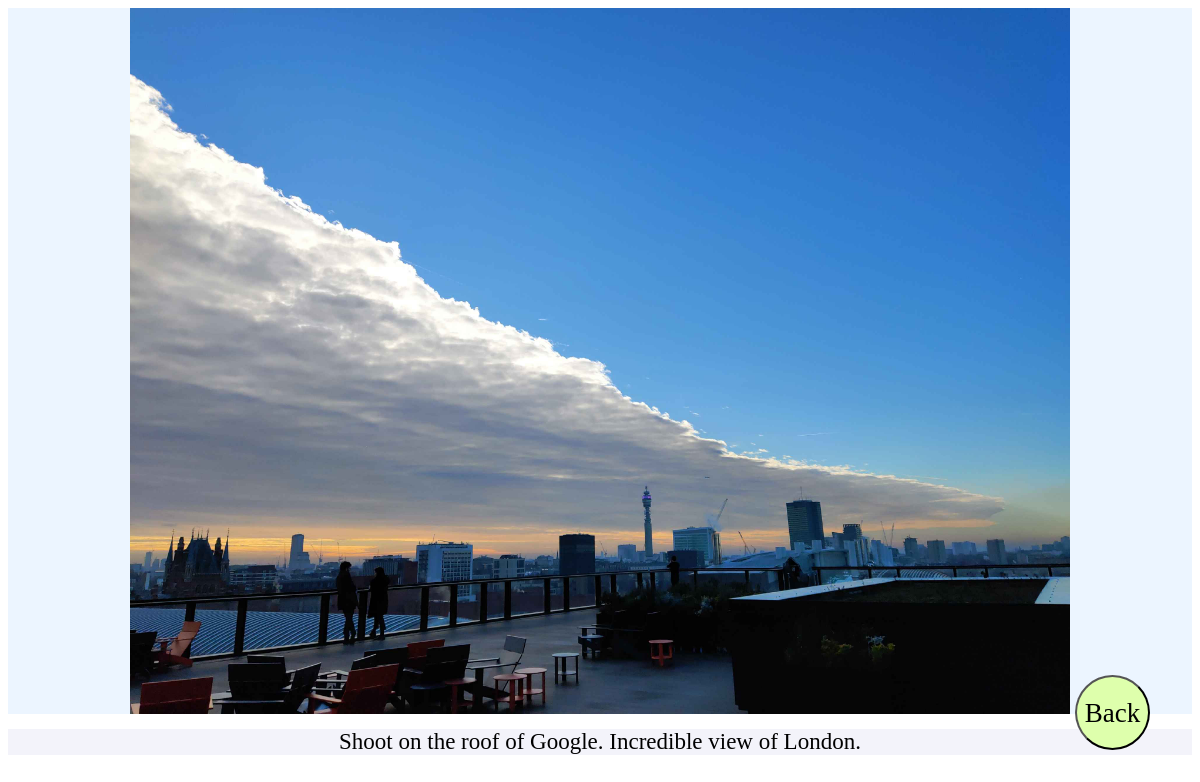
The page /daily/5/ on the database its author committed.
### blog/models.py (models this page shows, shortened)
class Photos(models.Model):
    album_name = models.ForeignKey(Gallery, on_delete = models.CASCADE, blank=True)
    describe = models.CharField(max_length=500, blank=True)
    photo = models.ImageField(upload_to = 'images/')
    title = models.CharField(max_length=30)
    compressed_photo = models.ImageField(upload_to = 'compressed_images/')

### blog/views.py (the view)
# urls.py: path('daily/<int:pk>/',views.photo, name='photo'),
def photo(request, pk):
    photoPK = Photos.objects.get(pk=pk)
    return render(request, 'blog/photo.html', {'photoPK':photoPK})

### blog/templates/blog/photo.html (shortened to what this page needs)
{% load static %}
<html>
	<head>
		<link rel="stylesheet" href="{% static 'css/photo.css' %}">
	</head>
	<body>
		<div align="center" class="photoClass">
			<img src="{{photoPK.photo.url}}"/>
		</div>
		<div class="photoDescribe">{{photoPK.describe}}</div>
		<button type="button" class="backButton" onclick="back()">Back</button>
	</body>
</html>

### blog/static/css/photo.css (style rules this page uses)
.photoClass img { height:90%; width: auto; }
.photoClass { background-color: #ECF5FF; }
.photoDescribe { margin-top: 15px; background-color: #F3F3FA; text-align: center; font-size: 23px; font-family: 'Kalam-Bold'; }
.backButton { position: fixed; bottom: 50px; right: 50px; height: 75px; width: 75px; border-radius: 75px; background-color: #DEFFAC; text-align: center; line-height: 2; font-size: 27; font-family: Pangolin-Regular; cursor: pointer; }

### rows shown on the page
Photos: photo (picture), describe "Shoot on the roof of Google. Incredible view of London."
